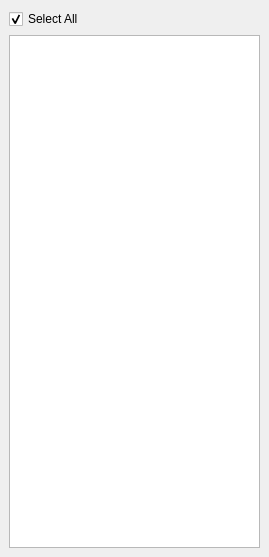
<?xml version="1.0" encoding="UTF-8"?>
<ui version="4.0">
 <class>assetListUI</class>
 <widget class="QMainWindow" name="assetListUI">
  <property name="geometry">
   <rect>
    <x>0</x>
    <y>0</y>
    <width>269</width>
    <height>557</height>
   </rect>
  </property>
  <property name="windowTitle">
   <string>Asset List</string>
  </property>
  <widget class="QWidget" name="centralwidget">
   <layout class="QVBoxLayout" name="verticalLayout">
    <item>
     <layout class="QVBoxLayout" name="verticalLayout_2">
      <item>
       <widget class="QCheckBox" name="all_checkBox">
        <property name="text">
         <string>Select All</string>
        </property>
        <property name="checked">
         <bool>true</bool>
        </property>
       </widget>
      </item>
      <item>
       <widget class="QListWidget" name="import_listWidget"/>
      </item>
     </layout>
    </item>
   </layout>
  </widget>
 </widget>
 <resources/>
 <connections/>
</ui>
